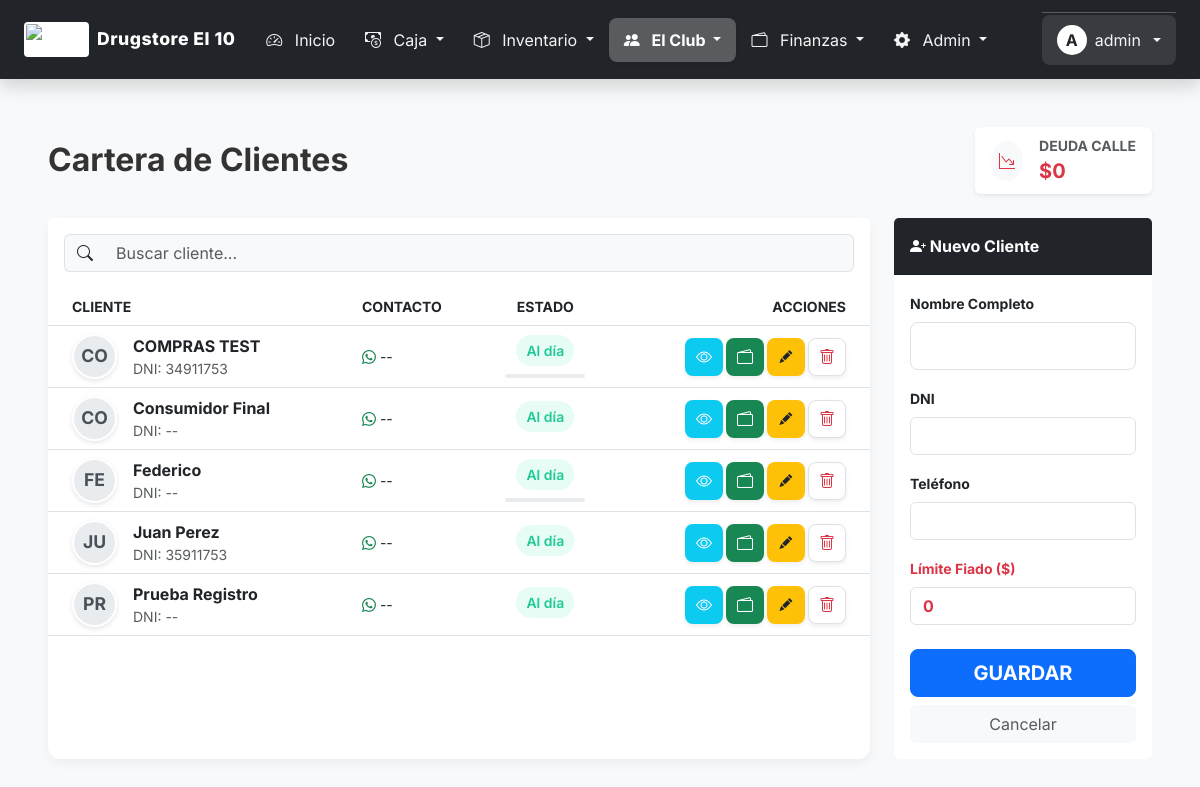
Page /clientes.php (signed in) on the earlier database version.
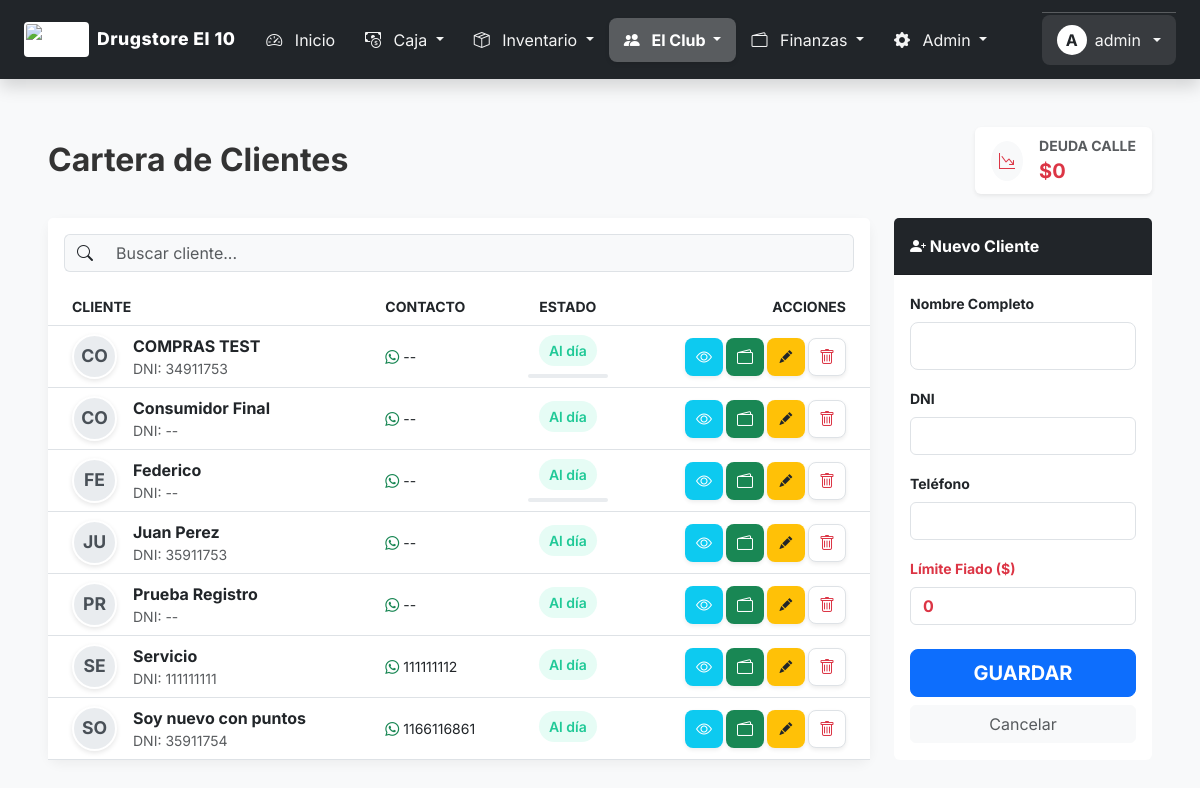
Same page on the later database version.
### tables this page shows
CREATE TABLE `clientes` (
  `id` int(11) NOT NULL,
  `nombre` varchar(100) NOT NULL,
  `dni_cuit` varchar(20) DEFAULT NULL,
  `email` varchar(100) DEFAULT NULL,
  `password` varchar(255) DEFAULT NULL,
  `telefono` varchar(50) DEFAULT NULL,
  `direccion` varchar(255) DEFAULT NULL,
  `foto_perfil` varchar(255) DEFAULT 'default_user.png',
  `fecha_nacimiento` date DEFAULT NULL,
  `recibir_notificaciones` tinyint(1) DEFAULT 1,
  `limite_credito` decimal(12,2) DEFAULT 0.00,
  `saldo_deudor` decimal(12,2) DEFAULT 0.00,
  `puntos_acumulados` int(11) DEFAULT 0,
  `fecha_registro` datetime DEFAULT current_timestamp(),
  `whatsapp` varchar(50) DEFAULT NULL,
  `dni` varchar(20) DEFAULT NULL,
  `saldo_actual` decimal(10,2) DEFAULT 0.00,
  `saldo_favor` decimal(10,2) DEFAULT 0.00
);

### clientes.php (the view, shortened to what the changed rows need)
<?php
$sql = "SELECT c.*,
        (SELECT COALESCE(SUM(monto),0) FROM movimientos_cc WHERE id_cliente = c.id AND tipo = 'debe') -
        (SELECT COALESCE(SUM(monto),0) FROM movimientos_cc WHERE id_cliente = c.id AND tipo = 'haber') as saldo_calculado,
        (SELECT MAX(fecha) FROM ventas WHERE id_cliente = c.id) as ultima_venta_fecha,
        (SELECT COUNT(*) FROM ventas WHERE id_cliente = c.id) as total_compras_cant
        FROM clientes c
        ORDER BY c.nombre ASC";
$clientes = $conexion->query($sql)->fetchAll(PDO::FETCH_ASSOC);
?>
<!DOCTYPE html>
<html lang="es">
<head>
    <link href="https://cdn.jsdelivr.net/npm/bootstrap@5.3.0/dist/css/bootstrap.min.css" rel="stylesheet">
    <link rel="stylesheet" href="https://cdn.jsdelivr.net/npm/bootstrap-icons@1.10.0/font/bootstrap-icons.css">
</head>
<body>
    <div class="container-fluid py-4 px-md-5">
        <div class="row mb-4">
            <div class="col-12">
                <div class="d-flex justify-content-between align-items-center flex-wrap gap-3">
                    <div>
                        <h2 class="fw-bold mb-0">Cartera de Clientes</h2>
                    </div>
                </div>
            </div>
        </div>
        <div class="row g-4">
            <div class="col-md-8 col-lg-9 order-2 order-md-1">
                <div class="card card-custom h-100">
                    <div class="card-body p-0">
                        <div class="table-responsive">
                            <table class="table table-hover align-middle mb-0" id="tablaClientes">
                                <thead class="bg-light text-secondary small text-uppercase">
                                    <tr>
                                        <th class="ps-4">Cliente</th>
                                        <th class="d-none d-md-table-cell">Contacto</th>
                                        <th class="text-center">Estado</th>
                                        <th class="text-end pe-4">Acciones</th>
                                    </tr>
                                </thead>
                                <tbody>
                                    <?php if(count($clientes) > 0): ?>
                                        <?php foreach($clientes as $c):
                                            $iniciales = strtoupper(substr($c['nombre'], 0, 2));
                                            $deuda = $c['saldo_calculado'];
                                            $limite = $c['limite_credito'];
                                            $colorDeuda = ($deuda > 0) ? 'badge-deuda' : 'badge-aldia';
                                            $textoDeuda = ($deuda > 0) ? 'Debe $'.number_format($deuda,0,',','.') : 'Al día';
                                        ?>
                                        <tr class="cliente-row">
                                            <td class="ps-4">
                                                <div class="d-flex align-items-center">
                                                    <div class="avatar-circle me-3"><?php echo $iniciales; ?></div>
                                                    <div>
                                                        <div class="fw-bold text-dark nombre-cliente"><?php echo $c['nombre']; ?></div>
                                                        <small class="text-muted d-none d-md-block dni-cliente">DNI: <?php echo $c['dni'] ?: '--'; ?></small>
                                                    </div>
                                                </div>
                                            </td>
                                            <td class="d-none d-md-table-cell">
                                                <div class="small"><i class="bi bi-whatsapp text-success"></i> <?php echo $c['telefono'] ?: '--'; ?></div>
                                            </td>
                                            <td class="text-center">
                                                <span class="<?php echo $colorDeuda; ?> small mb-1 d-inline-block"><?php echo $textoDeuda; ?></span>
                                                <?php if($limite > 0): ?>
                                                    <div class="progress mt-1" style="height: 4px; width: 80px; margin: 0 auto;">
                                                    </div>
                                                <?php endif; ?>
                                            </td>
                                            <td class="text-end pe-4">
                                                <div class="d-flex justify-content-end">
                                                    <button class="btn-icon bg-info text-white shadow-sm" onclick="verResumen(<?php echo $c['id']; ?>)">
                                                        <i class="bi bi-eye"></i>
                                                    </button>
                                                    <a href="cuenta_cliente.php?id=<?php echo $c['id']; ?>" class="btn-icon bg-success text-white shadow-sm">
                                                        <i class="bi bi-wallet2"></i>
                                                    </a>
                                                    <button class="btn-icon bg-warning text-dark shadow-sm"
                                                        onclick="editar(<?php echo $c['id']; ?>)">
                                                        <i class="bi bi-pencil-fill" style="font-size: 0.8rem;"></i>
                                                    </button>
                                                    <a href="clientes.php?borrar=<?php echo $c['id']; ?>" class="btn-icon bg-white text-danger border shadow-sm" onclick="return confirm('¿Borrar?');">
                                                        <i class="bi bi-trash"></i>
                                                    </a>
                                                </div>
                                            </td>
                                        </tr>
                                        <?php endforeach; ?>
                                    <?php else: ?>
                                        <tr><td colspan="4" class="text-center py-5 text-muted">Sin clientes.</td></tr>
                                    <?php endif; ?>
                                </tbody>
                            </table>
                        </div>
                    </div>
                </div>
            </div>
        </div>
    </div>
</body>
</html>

Differences in the rows shown:
added clientes: nombre "SE", nombre "Servicio", dni "111111111", telefono "111111112", textoDeuda "Al día"
added clientes: nombre "SO", nombre "Soy nuevo con puntos", dni "35911754", telefono "1166116861", textoDeuda "Al día"
